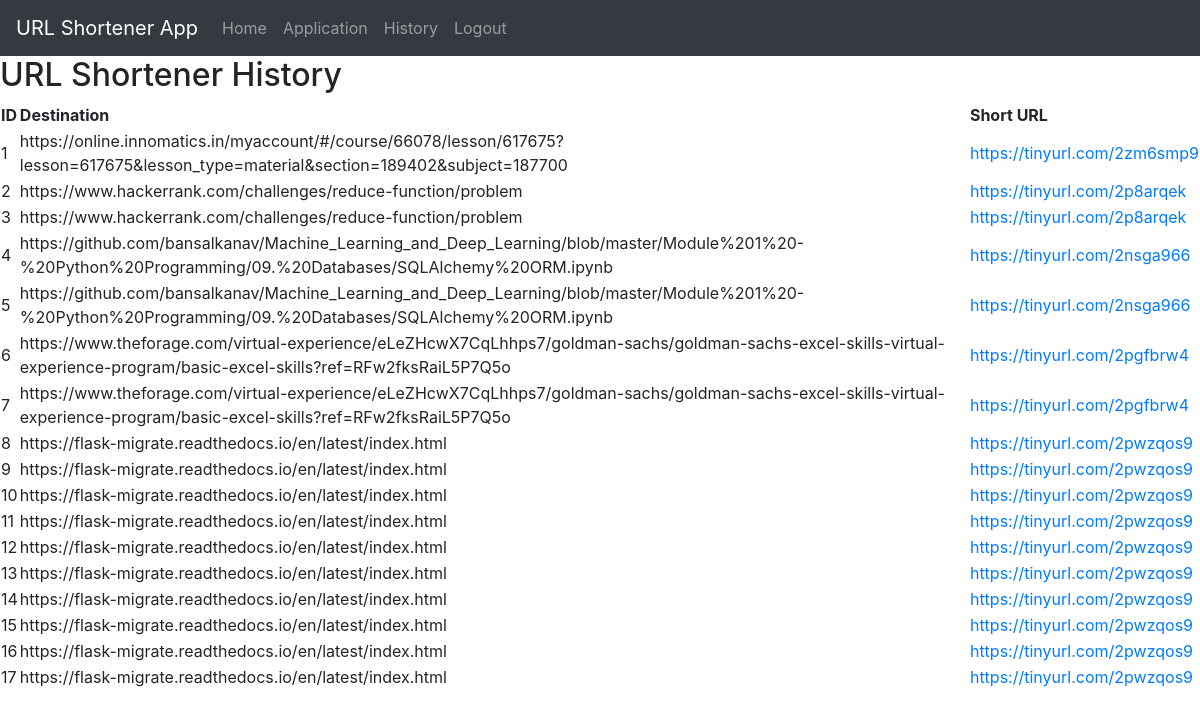
The page /history (signed in) on the database its author committed.
### app.py (models this page shows, shortened)
class Url(db.Model):
    id = db.Column(db.Integer, primary_key=True)
    destination = db.Column(db.String(500))
    short_url = db.Column(db.String(50))
    user_id = db.Column(db.Integer, db.ForeignKey('user.id'))
    user = db.relationship('User', backref=db.backref('urls', lazy=True))

### app.py (the view)
@app.route('/history', methods=['GET', 'POST'])
@login_required
def history():
    if request.method == 'POST':
        pass
    else:
        records = Url.query.filter_by(user_id=current_user.id).all()
        return render_template('history.html', records=records)

### app.py (called while the page is built)
@login_manager.user_loader
def load_user(user_id):
    return User.query.get(user_id)

    @property
    def is_active(self):
        return True

### templates/history.html
{% extends 'layout.html' %}
{% block content %}
<h2>URL Shortener History</h2>
<table>
  <thead>
    <tr>
      <th>ID</th>
      <th>Destination</th>
      <th>Short URL</th>
    </tr>
  </thead>
  <tbody>
    {% for record in records %}
      <tr>
        <td>{{ record.id }}</td>
        <td>{{ record.destination }}</td>
        <td><a href="{{ record.short_url }}" target="_blank">{{ record.short_url }}</a></td>
      </tr>
    {% endfor %}
  </tbody>
</table>
{% endblock %}

### templates/layout.html (shortened to what this page needs)
<!DOCTYPE html>
<html lang="en">
<head>
  <link rel="stylesheet" href="https://stackpath.bootstrapcdn.com/bootstrap/4.3.1/css/bootstrap.min.css"
>
</head>
<body>
  <nav class="navbar navbar-expand-lg navbar-dark bg-dark">
    <a class="navbar-brand" href="{{url_for('shorten')}}">URL Shortener App</a>
    <div class="collapse navbar-collapse" id="navbarNav">
      <ul class="navbar-nav">
        <li class="nav-item">
          <a class="nav-link" href="{{url_for('welcome')}}">Home</a>
        </li>
        {% if current_user.is_authenticated %}
        <li class="nav-item">
          <a class="nav-link" href="{{url_for('shorten')}}">Application</a>
        </li>
        <li class="nav-item">
          <a class="nav-link" href="{{url_for('history')}}">History</a>
        </li>
        <li class="nav-item">
          <a class="nav-link" href="{{url_for('logout')}}">Logout</a>
        </li>
        {% endif %}
      </ul>
    </div>
  </nav>
  {% block content %}
  {% endblock %}

### rows shown on the page
Url: id "1", destination "https://online.innomatics.in/myaccount/#/course/66078/lesson/617675?lesson=617675&lesson_type=material&section=189402&subject=187700", short_url "https://tinyurl.com/2zm6smp9"
Url: id "2", destination "https://www.hackerrank.com/challenges/reduce-function/problem", short_url "https://tinyurl.com/2p8arqek"
Url: id "3", destination "https://www.hackerrank.com/challenges/reduce-function/problem", short_url "https://tinyurl.com/2p8arqek"
Url: id "4", destination "https://github.com/bansalkanav/Machine_Learning_and_Deep_Learning/blob/master/Module%201%20-%20Python%20Programming/09.%20Databases/SQLAlchemy%20ORM.ipynb", short_url "https://tinyurl.com/2nsga966"
Url: id "5", destination "https://github.com/bansalkanav/Machine_Learning_and_Deep_Learning/blob/master/Module%201%20-%20Python%20Programming/09.%20Databases/SQLAlchemy%20ORM.ipynb", short_url "https://tinyurl.com/2nsga966"
Url: id "6", destination "https://www.theforage.com/virtual-experience/eLeZHcwX7CqLhhps7/goldman-sachs/goldman-sachs-excel-skills-virtual-experience-program/basic-excel-skills?ref=RFw2fksRaiL5P7Q5o", short_url "https://tinyurl.com/2pgfbrw4"
Url: id "7", destination "https://www.theforage.com/virtual-experience/eLeZHcwX7CqLhhps7/goldman-sachs/goldman-sachs-excel-skills-virtual-experience-program/basic-excel-skills?ref=RFw2fksRaiL5P7Q5o", short_url "https://tinyurl.com/2pgfbrw4"
Url: id "8", destination "https://flask-migrate.readthedocs.io/en/latest/index.html", short_url "https://tinyurl.com/2pwzqos9"
Url: id "9", destination "https://flask-migrate.readthedocs.io/en/latest/index.html", short_url "https://tinyurl.com/2pwzqos9"
Url: id "10", destination "https://flask-migrate.readthedocs.io/en/latest/index.html", short_url "https://tinyurl.com/2pwzqos9"
Url: id "11", destination "https://flask-migrate.readthedocs.io/en/latest/index.html", short_url "https://tinyurl.com/2pwzqos9"
Url: id "12", destination "https://flask-migrate.readthedocs.io/en/latest/index.html", short_url "https://tinyurl.com/2pwzqos9"
Url: id "13", destination "https://flask-migrate.readthedocs.io/en/latest/index.html", short_url "https://tinyurl.com/2pwzqos9"
Url: id "14", destination "https://flask-migrate.readthedocs.io/en/latest/index.html", short_url "https://tinyurl.com/2pwzqos9"
Url: id "15", destination "https://flask-migrate.readthedocs.io/en/latest/index.html", short_url "https://tinyurl.com/2pwzqos9"
Url: id "16", destination "https://flask-migrate.readthedocs.io/en/latest/index.html", short_url "https://tinyurl.com/2pwzqos9"
Url: id "17", destination "https://flask-migrate.readthedocs.io/en/latest/index.html", short_url "https://tinyurl.com/2pwzqos9"
